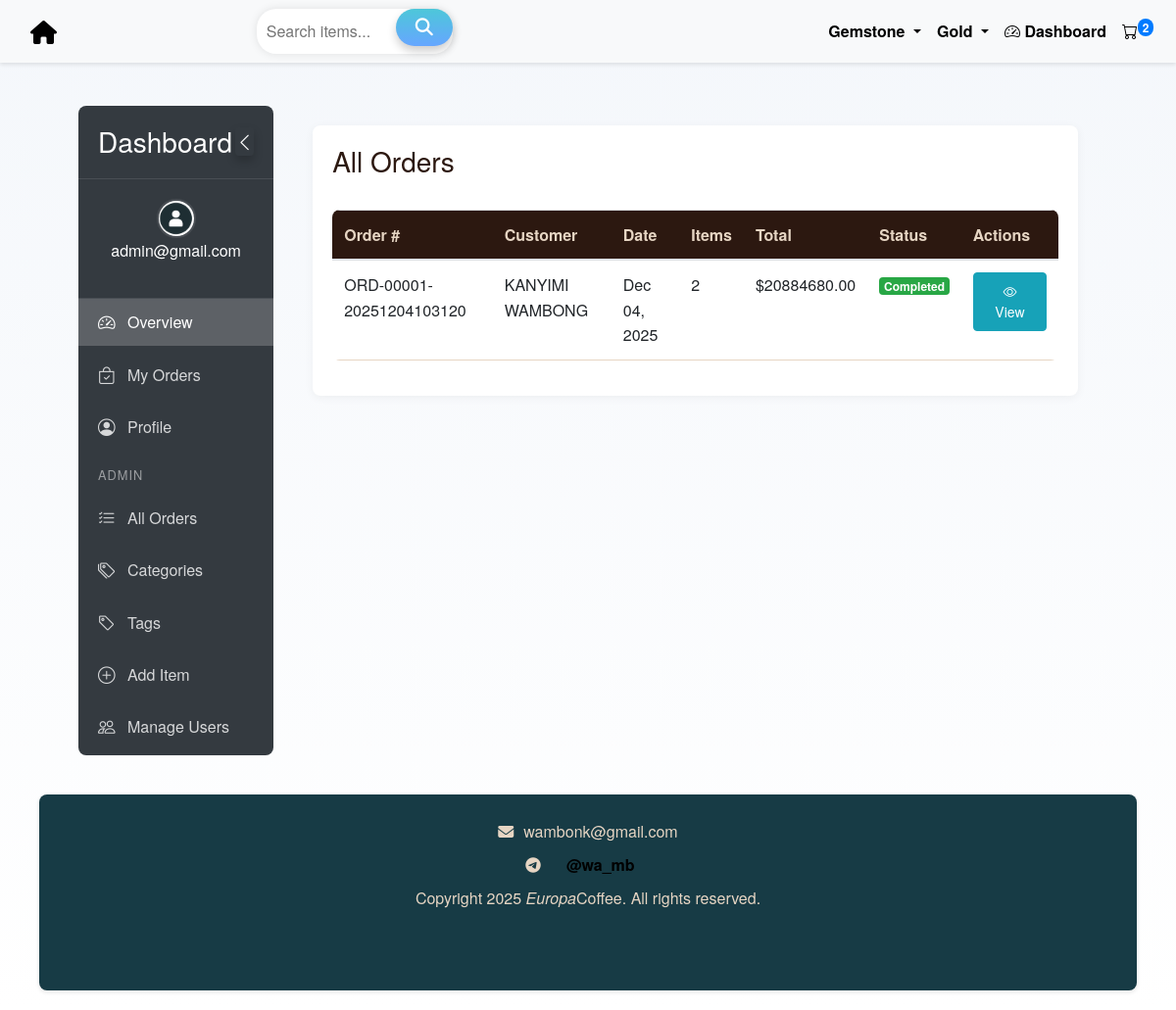
/dashboard/admin/orders/ (signed in), run on an earlier commit of the app's database.
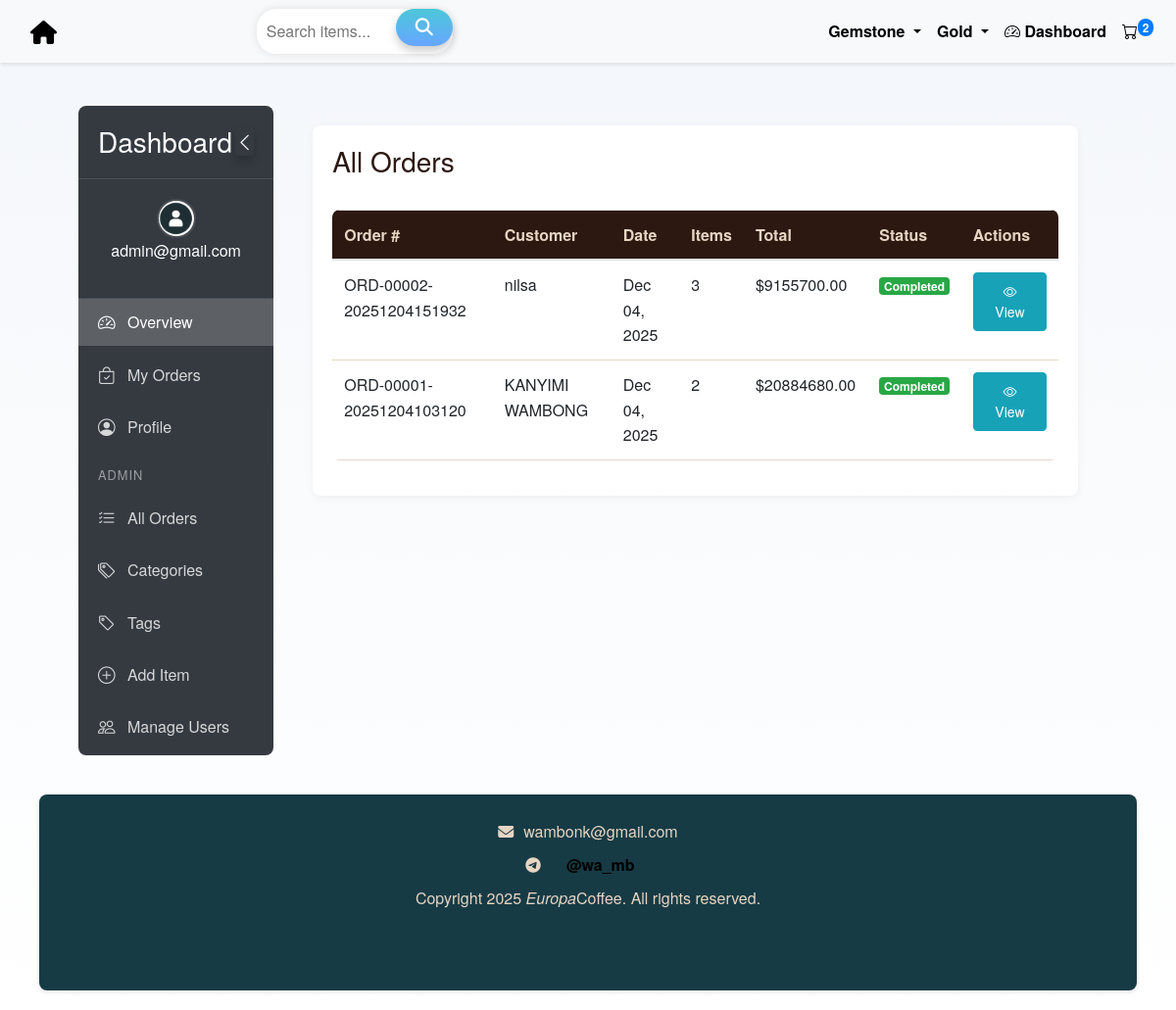
And on a later commit of the database.
### orders/models.py (models this page shows, shortened)
class Category(models.Model):
    name = models.CharField(max_length=100, unique=True)
    slug = models.SlugField(max_length=120, unique=True, editable=False)  # not editable
    parent = models.ForeignKey(
        'self',
        on_delete=models.CASCADE,
        related_name='subcategories',
        blank=True,
        null=True,
        help_text="Parent category, leave blank if this is a top-level category."
    )
    class Meta:
        verbose_name_plural = 'Categories'
        ordering = ['name']

class CustomerOrder(models.Model):
    user = models.ForeignKey(
        settings.AUTH_USER_MODEL,
        on_delete=models.SET_NULL,
        null=True,
        blank=True,
        related_name='orders'
    )
    name = models.CharField(max_length=100)
    email = models.EmailField()
    phone = models.CharField(max_length=20)
    address = models.TextField()
    country = models.CharField(max_length=255, null=True, blank=True)
    state = models.CharField(max_length=255, null=True, blank=True)
    created_at = models.DateTimeField(auto_now_add=True)
    total_price = models.DecimalField(max_digits=10, decimal_places=2)
    order_number = models.CharField(max_length=100, unique=True, blank=True)

### orders/views.py (the view)
# urls.py: path('dashboard/admin/orders/', views.all_orders, name='all_orders'),
@login_required
def all_orders(request):
    if not admin_check(request.user):
        return render(request, '403.html', status=403)
    orders = CustomerOrder.objects.all().order_by('-created_at')
    return render(request, 'dashboard/admin/all_orders.html', {'orders': orders})

### accounts/context_processors.py (called while the page is built)
def user_profile(request):
    if request.user.is_authenticated:
        return {
            'user_profile_pic': request.user.get_profile_pic_url()
        }
    return {}

### accounts/models.py (called while the page is built)
    def get_profile_pic_url(self):
        if self.profile_pic and default_storage.exists(self.profile_pic.name):
            return self.profile_pic.url
        return '/static/default_avatars/default.png'  # Fallback URL

### orders/context_processors.py (called while the page is built)
def cart_item_count(request):
    count = 0
    try:
        if request.user.is_authenticated:
            cart = Cart.objects.filter(user=request.user).first()
        else:
            session_id = request.session.session_key
            if not session_id:
                request.session.create()
                session_id = request.session.session_key
            cart = Cart.objects.filter(session_id=session_id).first()
        if cart:
            count = sum(item.quantity for item in cart.items.all())
    except Exception:
        count = 0  # Safe fallback
    return {'cart_item_count': count}

def categories_processor(request):
    return {
        'nav_categories': Category.objects.filter(parent__isnull=True).prefetch_related('subcategories')
    }

### templates/dashboard/admin/all_orders.html
{% extends "dashboard/base.html" %}
{% block dashboard_content %}
<div class="dashboard-card">
    <div class="d-flex justify-content-between align-items-center mb-4">
        <h3>All Orders</h3>
    </div>
    {% if orders %}
    <div class="table-responsive">
        <table class="table table-hover">
            <thead>
                <tr>
                    <th>Order #</th>
                    <th>Customer</th>
                    <th>Date</th>
                    <th>Items</th>
                    <th>Total</th>
                    <th>Status</th>
                    <th>Actions</th>
                </tr>
            </thead>
            <tbody>
                {% for order in orders %}
                <tr>
                    <td>{{ order.order_number }}</td>
                    <td>{{ order.name }}</td>
                    <td>{{ order.created_at|date:"M d, Y" }}</td>
                    <td>{{ order.items.count }}</td>
                    <td>${{ order.total_price }}</td>
                    <td>
                        <span class="badge badge-success">Completed</span>
                    </td>
                    <td>
                        <a href="{% url 'order_detail' order.id %}" class="btn btn-sm btn-info">
                            <i class="bi bi-eye"></i> View
                        </a>
                    </td>
                </tr>
                {% endfor %}
            </tbody>
        </table>
    </div>
    {% else %}
    <div class="alert alert-info">
        No orders found.
    </div>
    {% endif %}
</div>
{% endblock %}

### templates/orders/base.html (shortened to what this page needs)
{% load static %}
<!DOCTYPE html>
<html lang="en">
<head>
    <link href="https://stackpath.bootstrapcdn.com/bootstrap/4.5.2/css/bootstrap.min.css" rel="stylesheet">
     <link rel="stylesheet" href="{% static 'css/style.css' %}">
     <link rel="stylesheet" href="{% static 'css/dashboard.css' %}">
    <link href="https://cdn.jsdelivr.net/npm/bootstrap-icons@1.10.5/font/bootstrap-icons.css" rel="stylesheet">
<link href="https://cdn.jsdelivr.net/npm/bootstrap-icons@1.10.5/font/bootstrap-icons.css" rel="stylesheet">
</head>
<body>
    <nav class="navbar navbar-expand-lg navbar-light bg-light fixed-top">
        <div class="container-fluid">
            <a class="navbar-brand" href="{% url 'home' %}">
             <i class="fa fa-home"></i>
            </a>
            <div class="collapse navbar-collapse justify-content-between" id="navbarNav">
                <form class="search d-flex mx-auto" action="{% url 'search' %}" method="get">
                    <input placeholder="Search items..." type="text" name="q" aria-label="Search">
                    <button type="submit"><i class="fa fa-search"></i></button>
                </form>
                <ul class="navbar-nav ml-auto">
                    {% for category in nav_categories %}
                        {% if category.subcategories.all %}
                            <li class="nav-item dropdown">
                              <a class="nav-link dropdown-toggle" href="#" id="navbarDropdown{{ forloop.counter }}" role="button" data-bs-toggle="dropdown" aria-expanded="false">
                                {{ category.name }}
                              </a>
                            </li>
                        {% else %}
                            <li class="nav-item">
                                <a class="nav-link" href="{% url 'category_detail' category.slug %}">{{ category.name }}</a>
                            </li>
                        {% endif %}
                    {% endfor %}
                    <li class="nav-item">
                        <a class="nav-link" href="{% url 'dashboard' %}">
                            <i class="bi bi-speedometer2"></i> Dashboard
                        </a>
                    </li>
                <li class="nav-item">
                    <a class="nav-link position-relative" href="{% url 'cart' %}">
                        <i class="bi bi-cart"></i>
                        {% if cart_item_count > 0 %}
                            <span class="badge badge-primary position-absolute top-0 start-100 translate-middle rounded-pill">
                                {{ cart_item_count }}
                            </span>
                        {% else %}
                            <span class="badge badge-secondary position-absolute top-0 start-100 translate-middle rounded-pill">
                                0
                            </span>
                        {% endif %}
                    </a>
                </li>
                </ul>
            </div>
        </div>
    </nav>
    <br>
    <div class="container-fluid mt-4" style="padding-left: 40px; padding-right: 40px;">
    <div class="container-fluid mt-5 pt-3" style="padding-left: 40px; padding-right: 40px;">
        {% block content %}
        {% endblock %}
    </div>
<footer class="container-fluid" style="padding: 0;">
    <div class="container-footer text-center justify-center" style="padding: 0;">
<br>
        <div style="display: flex; align-items: center; justify-content: center; gap: 10px;">
            <i class="fa fa-envelope" aria-hidden="true"></i> wambonk@gmail.com
        </div>
        <div style="display: flex; align-items: center; justify-content: center; gap: 10px;">
            <i class="fa fa-telegram" aria-hidden="true"></i>
            <a class="nav-link active" href="https://t.me/wa_mb">@wa_mb</a>
        </div>
        <span>Copyright 2025 <i>Europa</i>Coffee. All rights reserved.</span>
        <br>
    </div>
</footer>
</body>
</html>

What changed in the data, as far as the page shows it:
added CustomerOrder: order_number "ORD-00002-20251204151932", name "nilsa", created_at "Dec 04, 2025", items.count "3", total_price "9155700.00"
